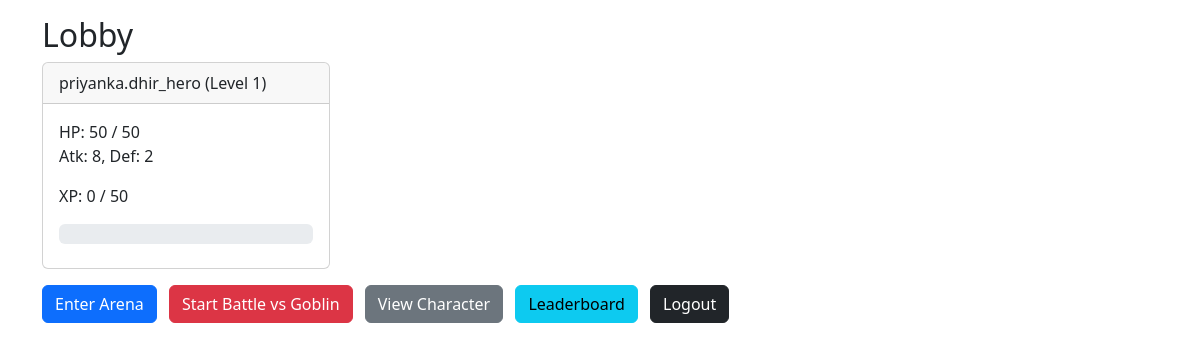
Page /lobby (signed in) on the earlier database version.
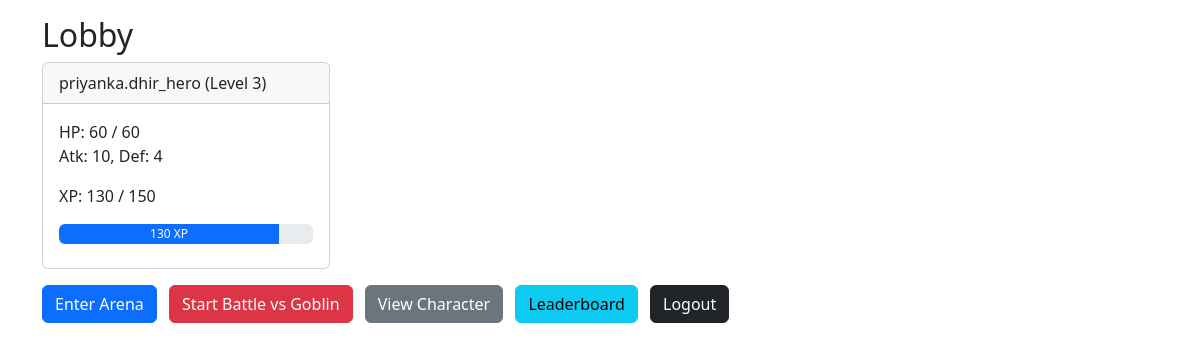
Same page on the later database version.
### app/models.py (models this page shows)
class PlayerCharacter(db.Model):
    id = db.Column(db.Integer, primary_key=True)
    name = db.Column(db.String(80), nullable=False)
    template = db.Column(db.String(50), nullable=False)
    level = db.Column(db.Integer, default=1)
    xp = db.Column(db.Integer, default=0)
    max_hp = db.Column(db.Integer, nullable=False)
    current_hp = db.Column(db.Integer, nullable=False)
    attack = db.Column(db.Integer, nullable=False)
    defense = db.Column(db.Integer, nullable=False)
    owner_id = db.Column(db.Integer, db.ForeignKey('user.id'), nullable=False)

### app/game_routes.py (the view)
@game_bp.route("/lobby")
@login_required
def lobby():
    pc = PlayerCharacterModel.query.filter_by(owner_id=current_user.id).first()
    return render_template("lobby.html", pc=pc)

### app/models.py (called while the page is built)
@login_manager.user_loader
def load_user(user_id):
    return User.query.get(int(user_id))

### app/templates/lobby.html
{% extends "base.html" %}
{% block content %}
<h2>Lobby</h2>
{% if pc %}
<div class="card mb-3" style="width: 18rem;">
  <div class="card-header">
    {{ pc.name }} (Level {{ pc.level }})
  </div>
  <div class="card-body">
    <p class="card-text">
      HP: {{ pc.current_hp }} / {{ pc.max_hp }} <br>
      Atk: {{ pc.attack }}, Def: {{ pc.defense }} <br>
    </p>
    <p>XP: {{ pc.xp }} / {{ pc.level * 50 }}</p>
    <div class="progress mb-2" style="height: 20px;">
      <div class="progress-bar" role="progressbar" style="width: {{ (pc.xp / (pc.level * 50)) * 100 }}%;" aria-valuenow="{{ pc.xp }}" aria-valuemin="0" aria-valuemax="{{ pc.level * 50 }}">
        {{ pc.xp }} XP
      </div>
    </div>
  </div>
</div>
{% else %}
<p>You don't have a character yet. <a href="{{ url_for('game.character') }}">Create one</a></p>
{% endif %}
<div class="mb-3">
  <a class="btn btn-primary me-2" href="{{ url_for('game.arena') }}">Enter Arena</a>
  <a class="btn btn-danger me-2" href="{{ url_for('game.battle_start', enemy='goblin') }}">Start Battle vs Goblin</a>
  <a class="btn btn-secondary me-2" href="{{ url_for('game.character') }}">View Character</a>
  <a class="btn btn-info me-2" href="{{ url_for('game.leaderboard') }}">Leaderboard</a>
  <a class="btn btn-dark" href="{{ url_for('auth.logout') }}">Logout</a>
</div>
{% endblock %}

### app/templates/base.html (shortened to what this page needs)
<!doctype html>
<html>
  <head>
    <link href="https://cdn.jsdelivr.net/npm/bootstrap@5.3.2/dist/css/bootstrap.min.css" rel="stylesheet">
  </head>
  <body class="p-3">
    <div class="container">
      {% block content %}{% endblock %}
    </div>
  </body>
</html>

Differences in the rows shown:
changed PlayerCharacter "priyanka.dhir_hero": level "1" → "3"; current_hp "50" → "60"; max_hp "50" → "60"; attack "8" → "10"; defense "2" → "4"; xp "0" → "130"; pc.level*50 "50" → "150"; xp (not shown) → "130"
Other differences:
text now shown: "XP"
